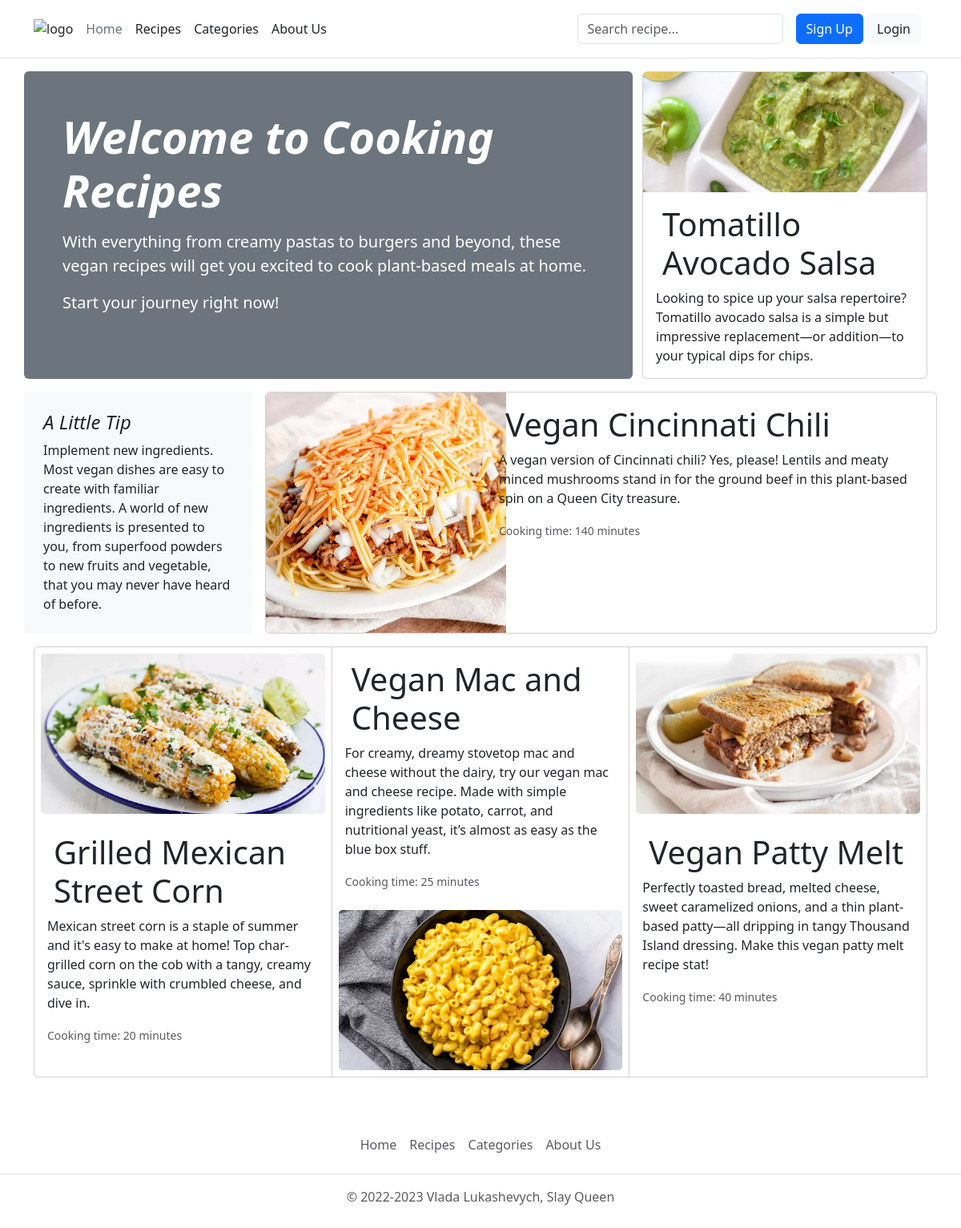
The page / on the database its author committed.
### tables this page shows
CREATE TABLE `recipe` (
  `id` int NOT NULL AUTO_INCREMENT,
  `name` varchar(120) NOT NULL,
  `description` text,
  `time` int DEFAULT NULL COMMENT 'Час приготування у хвилинах',
  `servings` int DEFAULT NULL,
  `calories` int DEFAULT NULL COMMENT 'Калорій на процію',
  `instructions` text NOT NULL,
  `photo` varchar(255) DEFAULT NULL,
  `create_date` date DEFAULT NULL,
  `category_id` int DEFAULT NULL,
  PRIMARY KEY (`id`),
  KEY `category_id` (`category_id`),
  CONSTRAINT `recipe_ibfk_1` FOREIGN KEY (`category_id`) REFERENCES `category` (`id`) ON DELETE SET NULL ON UPDATE CASCADE
);

### core/Template.php (called while the page is built, shortened)
<?php
class Template
{
    protected $path;
    public function __construct($path)
    {
        $this->path = $path;
    }
    public function getHTML()
    {
        include($this->path);
        $html = ob_get_contents();
        return $html;
    }
}

### core/Controller.php (called while the page is built, shortened)
<?php
class Controller
{
    protected $viewPath;
    public function __construct()
    {
        $this->moduleName = Core::getInstance()->app['moduleName'];
        $this->actionName = Core::getInstance()->app['actionName'];;
        $this->viewPath = "views/{$this->moduleName}/{$this->actionName}.php";
    }
    public function render($viewPath = null, $params = null)
    {
        if (empty($viewPath))
            $viewPath = $this->viewPath;
        $tpl = new Template($viewPath);
        if (!empty($params))
            $tpl->setParams($params);
        return $tpl->getHTML();
    }
}

### controllers/HomeController.php (called while the page is built, shortened)
<?php
class HomeController extends Controller
{
    public function indexAction()
    {
        $recipes = Recipe::getRandomRecipes(5);
        return $this->render(null, [
            'recipes' => $recipes
        ]);
    }
}

### index.php (called while the page is built, shortened)
<?php
spl_autoload_register(function($className) {
    $path = $className.'.php';
});
$core = Core::getInstance();
$core->Initialize();
$core->Run();

### core/DB.php (called while the page is built, shortened)
<?php
class DB
{
    protected $pdo;
    public function __construct($hostname, $login, $password, $database)
    {
        $this->pdo = new \PDO("mysql: host={$hostname};dbname={$database}", $login, $password);
    }
    public function select($tableName, $fieldsList = "*", $conditionArray = null, $orderByStr="")
    {
        if (is_string($fieldsList))
            $fieldsListString = $fieldsList;
        $wherePart = '';
        $res = $this->pdo->prepare(
            "select {$fieldsListString} from {$tableName} {$wherePart} {$orderByStr}"
        );
        $res->execute($conditionArray);
        return $res->fetchAll(\PDO::FETCH_ASSOC);
    }
}

### models/Recipe.php (called while the page is built, shortened)
<?php
class Recipe
{
    protected static $tableName = 'recipe';
    public static function getRandomRecipes($amount)
    {
        $rows = Core::getInstance()->db->select(self::$tableName);
        shuffle($rows);
        return array_slice($rows, 0, $amount, true);
    }
}

### views/home/index.php (the view, shortened to what this page needs)
    <div class="row mb-3">
    <div class="col px-0 text-bg-secondary p-4 p-md-5 rounded">
        <h1 class="display-4 fst-italic fw-semibold">Welcome to Cooking Recipes</h1>
        <p class="lead my-3 clearfix">With everything from creamy pastas to burgers and beyond, these vegan recipes will
            get you
            excited to cook plant-based meals at home.</p>
        <p class="lead mb-0"><a href="/recipe" class="text-white text-decoration-none">Start your journey right now!</a>
        </p>
    </div>
<?php if (!empty($recipes)) : ?>
    <div class="col-4">
        <a href="/recipe/view/<?= $recipes[0]['id'] ?>" class="text-decoration-none text-dark">
            <div class="card">
                <?php if (!empty($recipes[0]['photo'])) : ?>
                    <img src="/files/recipe/<?= $recipes[0]['photo'] ?>"
                         class="card-img-top home-recipe-img object-fit-cover" alt="<?= $recipes[0]['name'] ?>">
                <?php endif; ?>
                <div class="card-body">
                    <h5 class="card-title"><?= $recipes[0]['name'] ?></h5>
                    <p class="card-text"><?= $recipes[0]['description'] ?></p>
                </div>
            </div>
        </a>
    </div>
    </div>
    <div class="row mb-3">
        <div class="col-3 p-4 bg-light rounded home-tip">
            <h4 class="fst-italic">A Little Tip</h4>
            <p class="mb-0">
                Implement new ingredients. Most vegan dishes are easy to create with
                familiar ingredients. A world of new ingredients is presented to
                you, from superfood powders to new fruits and vegetable, that you may never have heard of before.</p>
        </div>
        <div class="col card home-recipe-long">
            <a href="/recipe/view/<?= $recipes[1]['id'] ?>" class="text-decoration-none text-dark">
                <div class="row g-0 ">
                    <?php if (!empty($recipes[1]['photo'])) : ?>
                        <div class="col-md-4">
                            <img src="/files/recipe/<?= $recipes[1]['photo'] ?>"
                                 class="home-recipe-long-img rounded-start" alt="<?= $recipes[1]['name'] ?>">
                        </div>
                    <?php endif; ?>
                    <div class="col-md-8">
                        <div class="card-body">
                            <h5 class="card-title"><?= $recipes[1]['name'] ?></h5>
                            <p class="card-text"><?= $recipes[1]['description'] ?></p>
                            <p class="card-text"><small class="text-muted">Cooking time: <?= $recipes[1]['time'] ?>
                                    minutes</small></p>
                        </div>
                    </div>
                </div>
            </a>
        </div>
    </div>
    <div class="row mb-3">
        <div class="card-group">
            <div class="card card-group-recipe-card">
                <a href="/recipe/view/<?= $recipes[2]['id'] ?>" class="text-decoration-none text-dark">
                <?php if (!empty($recipes[2]['photo'])) : ?>
                    <div class="col p-2">
                        <img src="/files/recipe/<?= $recipes[2]['photo'] ?>"
                             class="card-group-recipe-img card-img" alt="<?= $recipes[2]['name'] ?>">
                    </div>
                <?php endif; ?>
                <div class="card-body">
                    <h5 class="card-title"><?= $recipes[2]['name'] ?></h5>
                    <p class="card-text"><?= $recipes[2]['description'] ?></p>
                    <p class="card-text"><small class="text-muted">Cooking time: <?= $recipes[2]['time'] ?>
                            minutes</small></p>
                </div>
                </a>
            </div>
            <div class="card card-group-recipe-card">
                <a href="/recipe/view/<?= $recipes[3]['id'] ?>" class="text-decoration-none text-dark">
                <div class="card-body">
                    <h5 class="card-title"><?= $recipes[3]['name'] ?></h5>
                    <p class="card-text"><?= $recipes[3]['description'] ?></p>
                    <p class="card-text"><small class="text-muted">Cooking time: <?= $recipes[3]['time'] ?>
                            minutes</small></p>
                </div>
                <?php if (!empty($recipes[3]['photo'])) : ?>
                    <div class="col p-2">
                        <img src="/files/recipe/<?= $recipes[3]['photo'] ?>"
                             class="card-group-recipe-img card-img" alt="<?= $recipes[3]['name'] ?>">
                    </div>
                <?php endif; ?>
                </a>
            </div>
            <div class="card card-group-recipe-card">
                <a href="/recipe/view/<?= $recipes[4]['id'] ?>" class="text-decoration-none text-dark">
                <?php if (!empty($recipes[4]['photo'])) : ?>
                    <div class="col p-2">
                        <img src="/files/recipe/<?= $recipes[4]['photo'] ?>"
                             class="card-group-recipe-img card-img" alt="<?= $recipes[4]['name'] ?>">
                    </div>
                <?php endif; ?>
                <div class="card-body">
                    <h5 class="card-title"><?= $recipes[4]['name'] ?></h5>
                    <p class="card-text"><?= $recipes[4]['description'] ?></p>
                    <p class="card-text"><small class="text-muted">Cooking time: <?= $recipes[4]['time'] ?>
                            minutes</small></p>
                </div>
            </div>
        </div>
    </div>
<?php else : ?>
    </div>
<?php endif; ?>

### themes/light/css/style.css (style rules this page uses)
.card-title { font-size: 2.5rem ; margin-left: 0.2em; }
.card-img { object-fit: cover; height: 100%; width: 100%; }
.home-recipe-img { max-height: 150px; }
.home-tip { margin-right: 1rem; }
.home-recipe-long { padding-left: 0!important; }
.home-recipe-long-img { object-fit: cover; width: 300px; height: 300px; }
.card-group-recipe-img { object-fit: cover; width: 100%; max-height: 200px; }
.card-group-recipe-card { max-height: 600px; }

### rows shown on the page
recipe: photo (picture), name "Tomatillo Avocado Salsa", description "Looking to spice up your salsa repertoire? Tomatillo avocado salsa is a simple but impressive replacement—or addition—to your typical dips for chips."
recipe: photo (picture), name "Vegan Cincinnati Chili", description "A vegan version of Cincinnati chili? Yes, please! Lentils and meaty minced mushrooms stand in for the ground beef in this plant-based spin on a Queen City treasure.", time "140"
recipe: photo (picture), name "Grilled Mexican Street Corn", description "Mexican street corn is a staple of summer and it's easy to make at home! Top char-grilled corn on the cob with a tangy, creamy sauce, sprinkle with crumbled cheese, and dive in.", time "20"
recipe: name "Vegan Mac and Cheese", description "For creamy, dreamy stovetop mac and cheese without the dairy, try our vegan mac and cheese recipe. Made with simple ingredients like potato, carrot, and nutritional yeast, it’s almost as easy as the blue box stuff.", time "25", photo (picture)
recipe: photo (picture), name "Vegan Patty Melt", description "Perfectly toasted bread, melted cheese, sweet caramelized onions, and a thin plant-based patty—all dripping in tangy Thousand Island dressing. Make this vegan patty melt recipe stat!", time "40"
